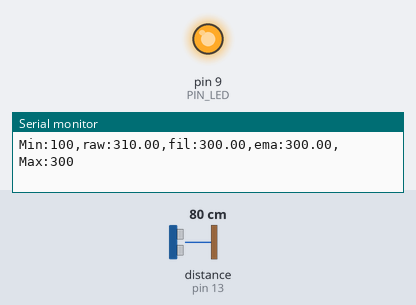
Simulated run of this sketch. Board: Arduino Uno, built with avr-gcc and run on an emulated ATmega328P. On the bench: output pins drawn as LEDs (lit = HIGH), the last lines printed to the serial monitor. Wiring (inferred from the names in the program): ultrasonic range finder: trigger pin 12; echo pin 13. The test bench sets the inputs (shaded band); at power-on: distance to the obstacle (sensor on pin 13) 80 cm. The echo pulse lasts 58.3 µs per cm; pins used as bus, display or sensor lines are not drawn.

Above: at 1.2 s.
1.3 s: distance to the obstacle (sensor on pin 13) set to 33 cm
2.8 s: distance to the obstacle (sensor on pin 13) set to 28 cm
At 4.0 s:
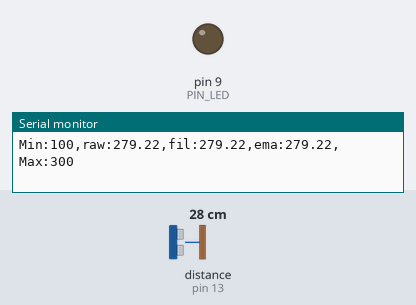
4.3 s: distance to the obstacle (sensor on pin 13) set to 12 cm
5.8 s: distance to the obstacle (sensor on pin 13) set to 9 cm
At 6.3 s:
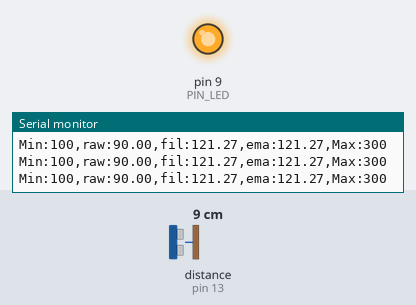
7.3 s: distance to the obstacle (sensor on pin 13) set to 18 cm
At 8.6 s:
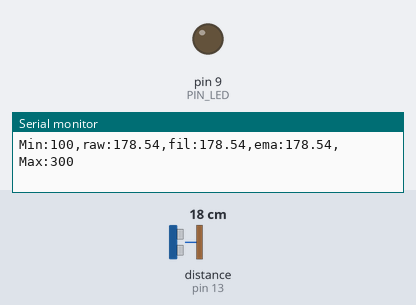
Timing chart, 0 to 9.8 s (numbered marks = the images above; inputs shaded):
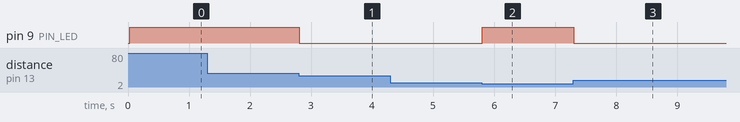

Measured:
- the behaviour switches between 31 and 30 cm on distance to the obstacle (sensor on pin 13) (found by bisection; images 0 and 1)
- the behaviour switches between 11 and 10 cm on distance to the obstacle (sensor on pin 13) (found by bisection; images 1 and 2)
- after the input at 2.8 s, pin 9 (PIN_LED): HIGH → LOW at once
- after the input at 5.8 s, pin 9 (PIN_LED): LOW → HIGH at once
- after the input at 7.3 s, pin 9 (PIN_LED): HIGH → LOW at once

The sketch:

09_example_1.ino
```cpp
// Arduino pin assignment
#define PIN_LED  9
#define PIN_TRIG 12
#define PIN_ECHO 13

// configurable parameters
#define SND_VEL 346.0     // sound velocity at 24 celsius degree (unit: m/sec)
#define INTERVAL 25       // sampling interval (unit: msec)
#define PULSE_DURATION 10 // ultra-sound Pulse Duration (unit: usec)
#define _DIST_MIN 100     // minimum distance to be measured (unit: mm)
#define _DIST_MAX 300     // maximum distance to be measured (unit: mm)

#define TIMEOUT ((INTERVAL / 2) * 1000.0) // maximum echo waiting time (unit: usec)
#define SCALE (0.001 * 0.5 * SND_VEL)     // coefficent to convert duration to distance

#define _EMA_ALPHA 0.5    // EMA weight of new sample (range: 0 to 1)
                          // Setting EMA to 1 effectively disables EMA filter.

// global variables
unsigned long last_sampling_time;   // unit: msec
float dist_prev = _DIST_MAX;        // Distance last-measured
float dist_ema;                     // EMA distance
float dist_filtered;

void setup() {
  // initialize GPIO pins
  pinMode(PIN_LED,OUTPUT);
  pinMode(PIN_TRIG,OUTPUT);
  pinMode(PIN_ECHO,INPUT);
  digitalWrite(PIN_TRIG, LOW);

  // initialize serial port
  Serial.begin(57600);
}

void loop() {
  float dist_raw;

  // wait until next sampling time.
  // millis() returns the number of milliseconds since the program started.
  //    will overflow after 50 days.
  if (millis() < last_sampling_time + INTERVAL)
    return;

  // get a distance reading from the USS
  dist_raw = USS_measure(PIN_TRIG,PIN_ECHO);


  if ((dist_raw == 0.0) || (dist_raw > _DIST_MAX)) {
      dist_raw = _DIST_MAX + 10.0; // Set Higher Value
      digitalWrite(PIN_LED, 1);       // LED OFF
  } else if (dist_raw < _DIST_MIN) {
      dist_raw = _DIST_MIN - 10.0;  // Set Lower Value
      digitalWrite(PIN_LED, 1);       // LED OFF
  } else {    // In desired Range
      digitalWrite(PIN_LED, 0);       // LED ON
  }


  if ((dist_raw > _DIST_MAX) || (dist_raw < _DIST_MIN)){
      dist_filtered = dist_prev;
  }else{
    dist_filtered = dist_raw;
    dist_prev = dist_filtered;
  }


  // Modify the below line to implement the EMA equation
  dist_ema = _EMA_ALPHA * dist_filtered + (1-_EMA_ALPHA) * dist_prev;

  // output the distance to the serial port
  Serial.print("Min:");   Serial.print(_DIST_MIN);
  Serial.print(",raw:");  Serial.print(dist_raw);
  Serial.print(",fil:");  Serial.print(dist_filtered);
  Serial.print(",ema:");  Serial.print(dist_ema);
  Serial.print(",Max:");  Serial.print(_DIST_MAX);
  Serial.println("");

  // do something here

  // update last sampling time
  last_sampling_time += INTERVAL;
}

// get a distance reading from USS. return value is in millimeter.
float USS_measure(int TRIG, int ECHO)
{
  digitalWrite(TRIG, HIGH);
  delayMicroseconds(PULSE_DURATION);
  digitalWrite(TRIG, LOW);

  return pulseIn(ECHO, HIGH, TIMEOUT) * SCALE; // unit: mm

  // Pulse duration to distance conversion example (target distance = 17.3m)
  // - pulseIn(ECHO, HIGH, timeout) returns microseconds (음파의 왕복 시간)
  // - 편도 거리 = (pulseIn() / 1,000,000) * SND_VEL / 2 (미터 단위)
  //   mm 단위로 하려면 * 1,000이 필요 ==>  SCALE = 0.001 * 0.5 * SND_VEL
  //
  // - 예, pusseIn()이 100,000 이면 (= 0.1초, 왕복 거리 34.6m)
  //        = 100,000 micro*sec * 0.001 milli/micro * 0.5 * 346 meter/sec
  //        = 100,000 * 0.001 * 0.5 * 346
  //        = 17,300 mm  ==> 17.3m
}
```
